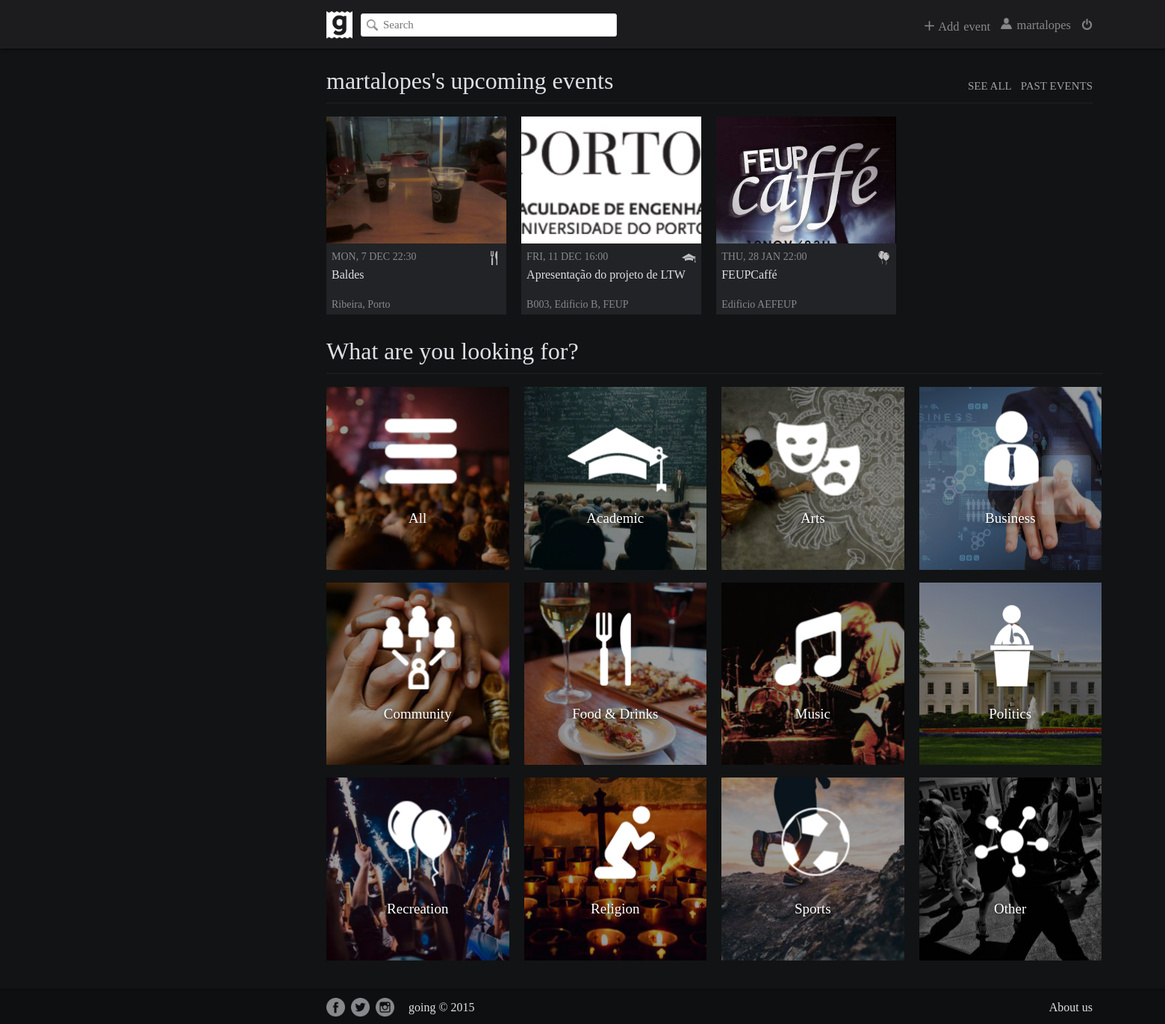
The page /index.php?page=main (signed in) on the database as committed earlier.
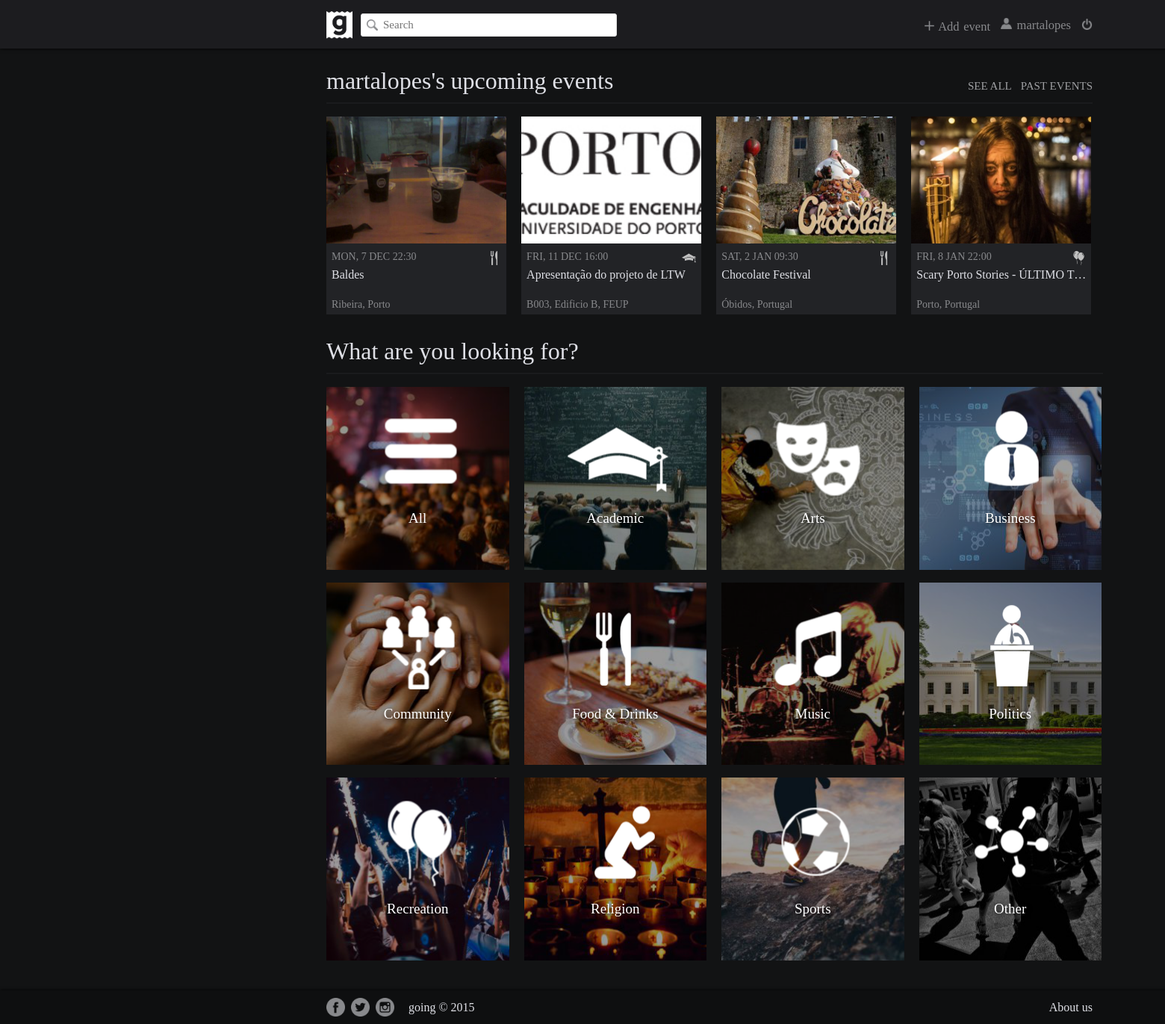
The same page on the database as committed later.
### tables this page shows
CREATE TABLE Events (
	eventID INTEGER PRIMARY KEY AUTOINCREMENT,
	host INTEGER NOT NULL REFERENCES Users(userID),
	banner TEXT,
	name TEXT NOT NULL,
	eventDate DATE NOT NULL,
	location TEXT NOT NULL,
	description TEXT,
	private BOOLEAN,
	type TEXT NOT NULL
);

### database/upcomingevents.php (called while the page is built, shortened)
<?php
    include_once('connection_external.php');
    include('utilities.php');
    function sortFunction( $a, $b ) {
	    return strtotime($a['eventDate']) - strtotime($b['eventDate']);
	}
	function getUserUpcomingEvents($user_id) {
		global $db;
		$stmt = $db->prepare('SELECT * FROM EventGuests WHERE userID = ? AND status = ?');
		$stmt->execute(array($user_id, "going"));
		$events = $stmt->fetchAll();
	  	$upcoming_events = array();
		if (!empty($events)) {
			$today = date("Y-m-d H:i");
			foreach ($events as $event) {
				$event_info = getEventByID($event['eventID']);
				if ($event_info['eventDate'] > $today)
					$upcoming_events[] = $event_info;
			}
		}
		usort($upcoming_events, "sortFunction");
		return $upcoming_events;
	}
?>

### database/utilities.php (called while the page is built, shortened)
<?php
	function getEventByID($event_id) {
		global $db;
		$stmt = $db->prepare('SELECT * FROM Events WHERE eventID = ?');
		$stmt->execute(array($event_id));
		return $stmt->fetch();
	}
?>

### pages/main.php (the view, shortened to what the changed rows need)
	<link rel="stylesheet" href="css/navbar.css">
  <link rel="stylesheet" href="css/main.css">
</head>
<div id="container">
<body>
  	<div id="user-upcoming-events-container">
		<?php
			include('database/upcomingevents.php');
			$upcoming_events = getUserUpcomingEvents($_SESSION['userID']);
			if (empty($upcoming_events))
				echo '<div class="no-upcoming-events">You have no upcoming events.</div>';
			else
				foreach (array_slice($upcoming_events, 0, 4) as $event) {
		?>
		<div class="event-container">
			<div class="event-banner" style='background: url("<?php echo $event['banner']?>") 50% 50% no-repeat; background-size: cover;'>
			</div>
			<div class="event-type"><img src="images/<?php echo $event['type']?>.png" height="19" width="19" title="<?php echo $event['type']?>"></div>
			<div class="event-date"><?php echo strtoupper(date("D, j M H:i", strtotime($event['eventDate'])))?></div>
			<div class="event-name"><a title="<?php echo $event['name'] ?>" href="index.php?page=event&id=<?php echo $event['eventID'] ?>"><?php echo $event['name'] ?></a></div>
			<div class="event-location" title="<?php echo $event['location'] ?>"><?php echo $event['location'] ?></div>
		</div>
		<?php } ?>
  	</div>

Rows that differ between the two databases and show on the page:
no longer on this page (row unchanged): events: banner (picture), type (picture), eventDate "THU, 28 JAN 22:00", name "FEUPCaffé", location "Edificio AEFEUP"
added events: banner (picture), type (picture), eventDate "SAT, 2 JAN 09:30", name "Chocolate Festival", location "Óbidos, Portugal"
added events: banner (picture), type (picture), eventDate "FRI, 8 JAN 22:00", name "Scary Porto Stories - ÚLTIMO T…", location "Porto, Portugal"
